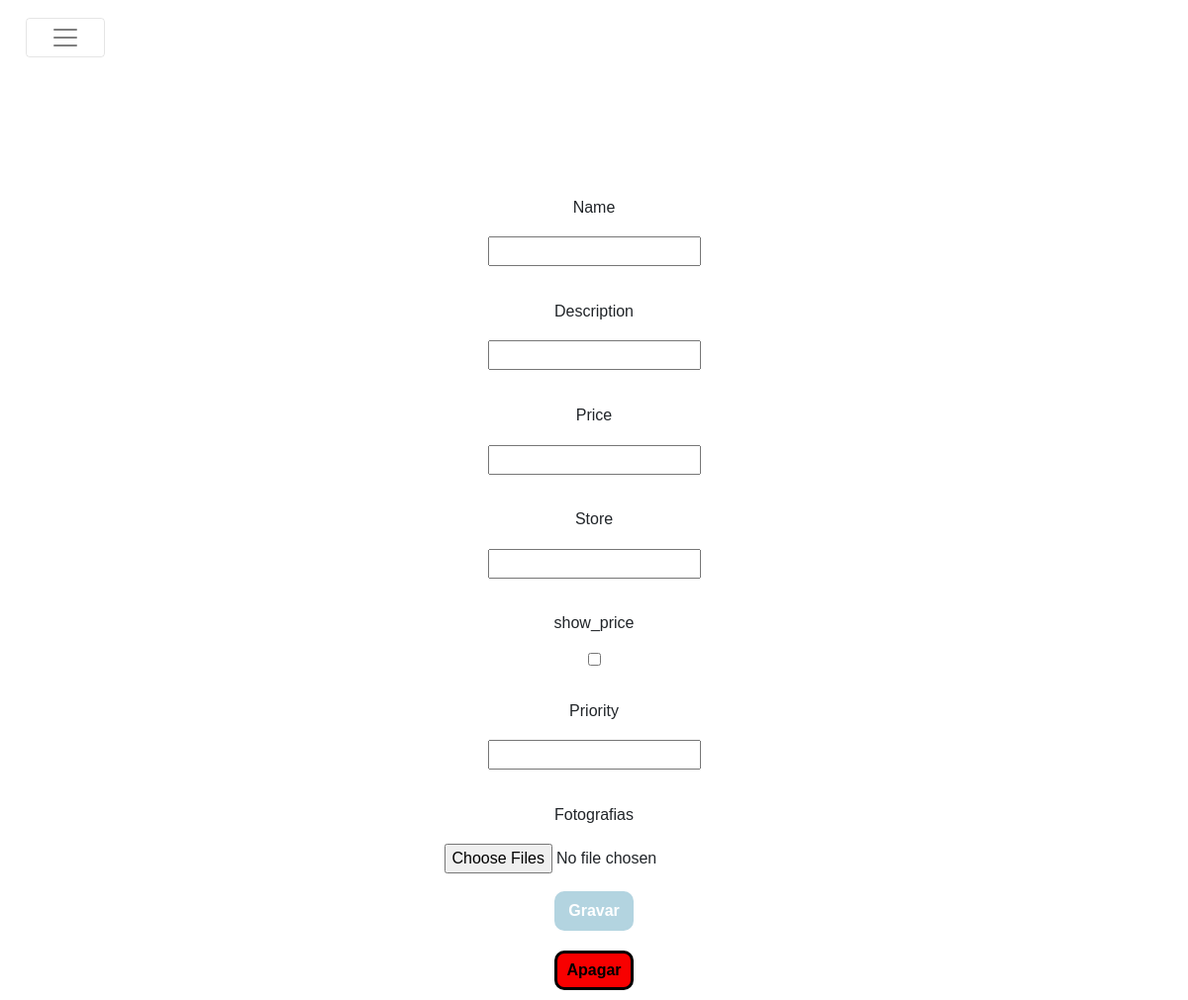
The app's page /edit/product/1, older data.
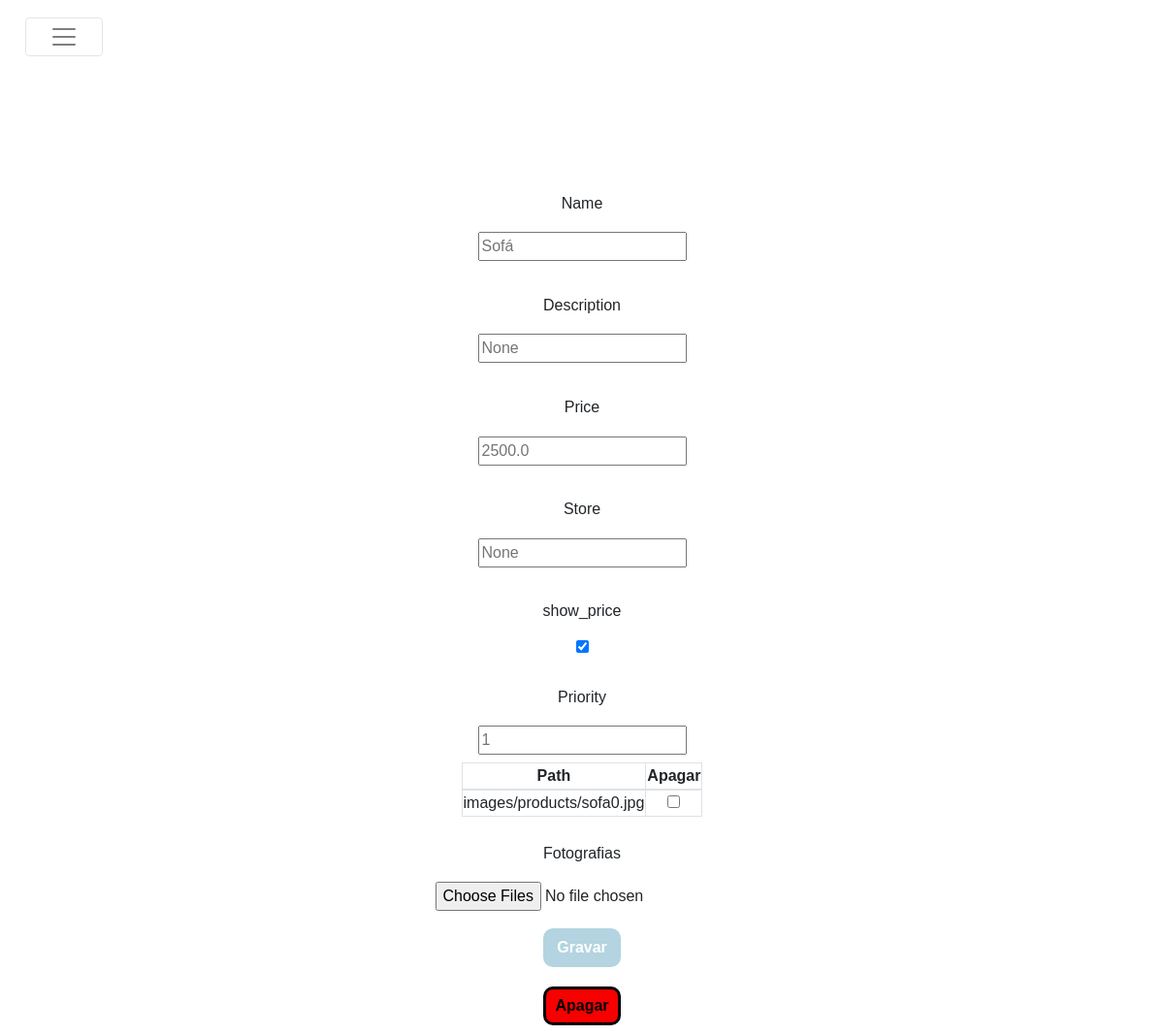
The same page, newer data.
### margaridaealberto/models/products.py (models this page shows, shortened)
class Product(db.Model ,model.Model,model.Base):
    __tablename__ = 'products'
    __table_args__ = {'extend_existing': True}
    id = Column(Integer, primary_key=True)
    name = Column(String(80), unique=True, nullable=False)
    description = Column(Text)
    price = Column(Float)
    price_paid = Column(Float, default= 0.0)
    store = Column(Text)
    show_price = Column(Boolean, default=True)
    priority = Column(Integer, default=10)
    images = relationship('ProductImage', back_populates="product")
    contributions = relationship('Contribution', back_populates="product")

### margaridaealberto/models/product_images.py (models this page shows)
class ProductImage(db.Model ,model.Model,model.Base):
    __tablename__ = 'product_images'
    __table_args__ = {'extend_existing': True}
    id = Column(Integer, primary_key=True)
    path = Column(Text)
    product_id = Column(Integer, ForeignKey('products.id'))
    product = relationship('Product', back_populates="images")

### margaridaealberto/modules/edit.py (the view, shortened to what this page needs)
@bp.route('/product/<product_id>', methods=('GET', 'POST'))
@bp.route('/product/<product_id>/<delete>', methods=('GET', 'POST'))
def product(product_id,delete=None):
    product = Product.query.filter_by(id=product_id).first()
    return render_template('edit/product.html',product=product)

### margaridaealberto/templates/edit/product.html
{% extends 'layout.html' %}
{% block content %}
<div class="product_form_container">
    <form method="post" class="product_form"  enctype="multipart/form-data">
            <div class="product_attribute_container">
                <label for="name"> Name</label>
                <input type="text" name="name" placeholder="{{product.name}}">
            </div>
            <div class="product_attribute_container">
                <label for="description"> Description</label>
                <input type="text" name="description" placeholder="{{product.description}}">
            </div>
            <div class="product_attribute_container">
                <label for="price"> Price</label>
                <input type="number" name="price" placeholder="{{product.price}}">
            </div>
            <div class="product_attribute_container">
                <label for="store"> Store</label>
                <input type="text" name="store" placeholder="{{product.store}}">
            </div>
            <div class="product_attribute_container">
                <label for="show_price"> show_price</label>
                <input type="checkbox" name="show_price" {{ "checked" if product.show_price }}>
            </div>
            <div class="product_attribute_container">
                <label for="priority"> Priority</label>
                <input type="number" name="priority" placeholder="{{product.priority}}">
            </div>
            {% if product.images %}
            <table class="table-bordered">
                <thead>
                    <tr>
                        <th>Path</th>
                        <th>Apagar</th>
                    </tr>
                </thead>
                <tbody>
                    {% for image in product.images %}
                    <tr>
                        <td>{{image.path}}</td>
                        <td><input type="checkbox" name="images_to_delete" value="{{image.id}}"></td>
                    </tr>
                    {% endfor %}
                </tbody>
            </table>
            {% endif %}
            <div class="product_attribute_container">
                <label for='picture'>Fotografias </label>
                <input type="file" name="pictures" multiple>
            </div>
            <button class ="accept">Gravar</button>
        </form>
        <form method="post" action="{{url_for('edit.product',product_id=product.id,delete='delete')}}" class="product_form">
            <button class ="delete">Apagar</button>
        </form>
</div>
{% endblock %}

Row changes from the older to the newer data that the page shows:
added Product: name "Sofá", description "None", price "2500.0", store "None", priority "1"
added ProductImage: path "images/products/sofa0.jpg"
Text that changed along with them:
form field show_price: "☐" → "☑"
text now shown: "Path Apagar"
